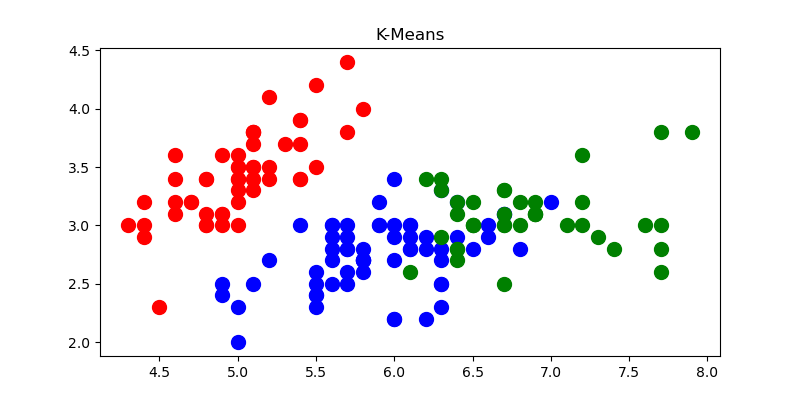

Recreate this plot in Python.

"""
Created on Thu Dec 14 19:59:53 2023

@author: GulerKandeger
"""

import numpy as np
import pandas as pd
import matplotlib.pyplot as plt
from sklearn.cluster import KMeans

dataset = pd.read_csv('iris_dataset.csv')

x = dataset.iloc[:,[0,1,2,3]].values

#en doğru cluster sayısını bulmak için wcss değerlerine bakılır
wcss=[]
for i in range(1,11):
    kmeans = KMeans(n_clusters=i, init='k-means++',random_state=123)
    kmeans.fit(x)
    wcss.append(kmeans.inertia_)  

plt.figure(figsize=(8, 4))    
plt.plot(range(1,11), wcss)    


kmeans = KMeans(n_clusters= 3 , init='k-means++')
y_pred=kmeans.fit_predict(x)


plt.figure(figsize=(8, 4))
plt.title('K-Means')
plt.scatter(x[y_pred==0,0],x[y_pred==0,1],s=100,c='red',label='Iris-Setosa')
plt.scatter(x[y_pred==1,0],x[y_pred==1,1],s=100,c='blue',label='Iris-Versicolor')
plt.scatter(x[y_pred==2,0],x[y_pred==2,1],s=100,c='green',label='Iris-Virginica')
